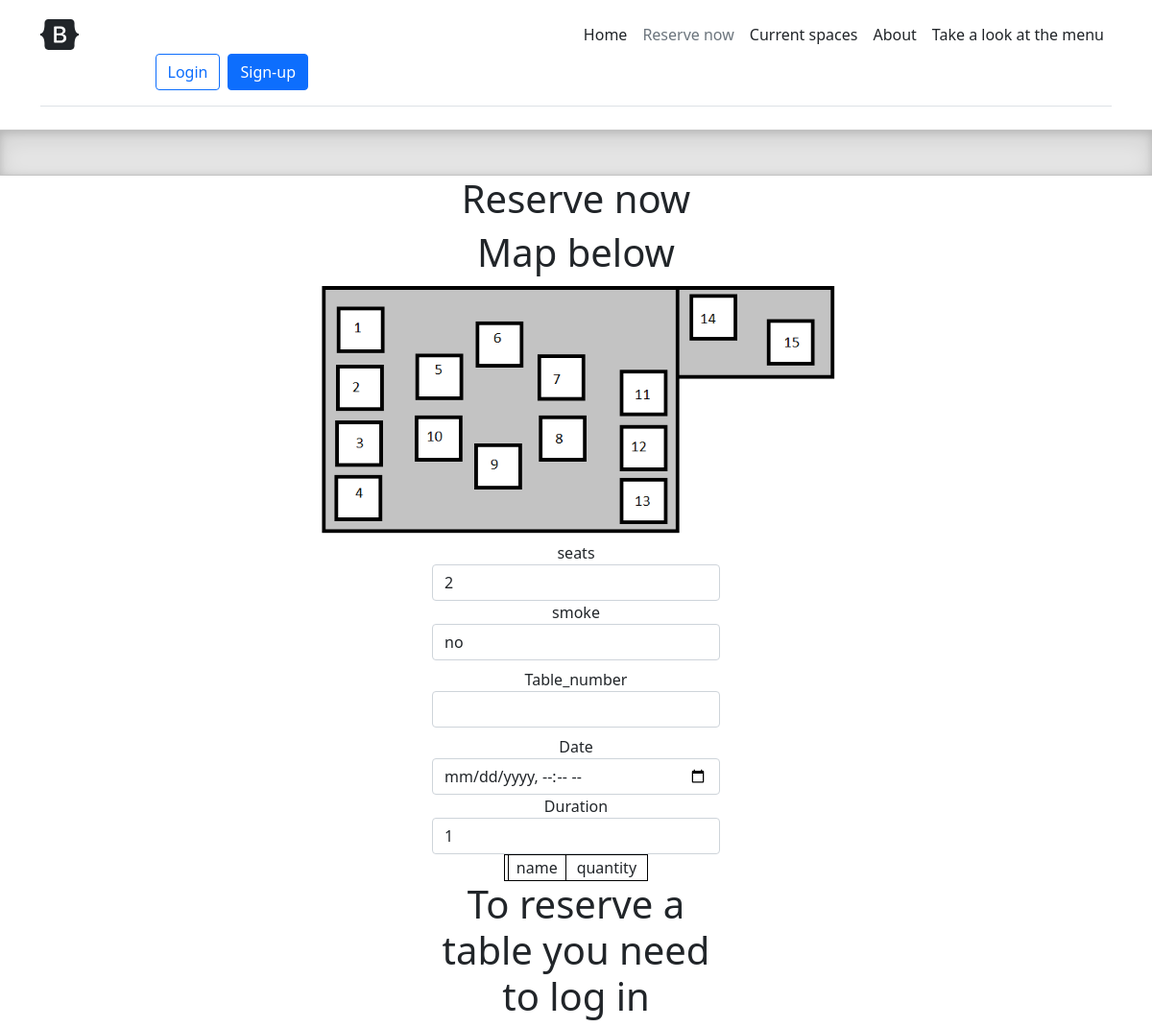
/reserve.php, run on an earlier commit of the app's database.
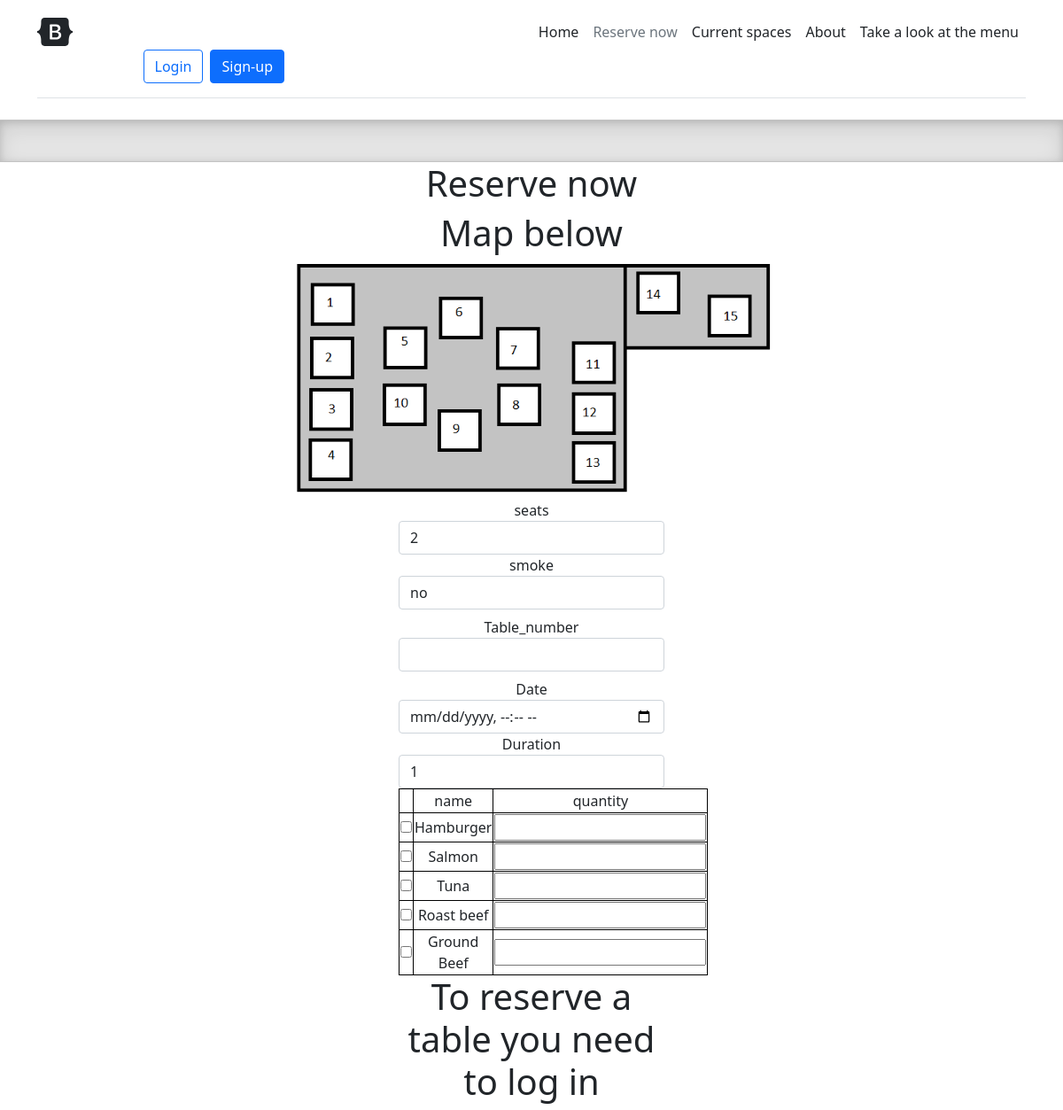
And on a later commit of the database.
### tables this page shows
CREATE TABLE `food` (
  `id` int(11) NOT NULL,
  `name` text NOT NULL,
  `recommendation_date` date DEFAULT NULL
);

### reserve.php (the view, shortened to what this page needs)
<?php
require_once "action.php";
?>
<!doctype html>
<html lang="en">
  <head>
<link href="css/bootstrap.min.css" rel="stylesheet">
<link rel="stylesheet" href="css/style.css">
<link rel="stylesheet" href="css/placeholder.css">
    <link href="css/headers.css" rel="stylesheet">
  </head>
  <body>
<main>
  <div class="container">
    <header class="d-flex flex-wrap align-items-center justify-content-center justify-content-md-between py-3 mb-4 border-bottom">
      <a href="/" class="d-flex align-items-center col-md-3 mb-2 mb-md-0 text-dark text-decoration-none">
        <svg class="bi me-2" width="40" height="32" role="img" aria-label="Bootstrap"><use xlink:href="#bootstrap"/></svg>
      </a>
      <ul class="nav col-12 col-md-auto mb-2 justify-content-center mb-md-0">
        <li><a href="index.php" class="nav-link px-2 link-dark">Home</a></li>
        <li><a href="reserve.php" class="nav-link px-2 link-secondary">Reserve now</a></li>
        <li><a href="current.php" class="nav-link px-2 link-dark">Current spaces</a></li>
        <li><a href="copy.php" class="nav-link px-2 link-dark">About</a></li>
      <?php
      headerSite();
      ?>
    </header>
  </div>
  <div class="b-example-divider"></div>
  <div class="container">
    <div class="row">
      <h1 class="text-center col-12">Reserve now</h1>
      <h1 class="text-center col-12">Map below</h1>
</div>
   <div class="row">
    <img src="img/map.png" alt="map" class="text-center button-size col-12S">
</div>
  </div>
   <form method="POST" action="editresult.php" class="margin-side">
        <label for="seats" class="mt-2">seats</label>
        <select id="seats" class="form-control needs-validation" required>
    <?php
        $sql="select distinct num_of_seats from tables order by num_of_seats asc";
        $result=$conn->prepare($sql);
        $result->execute();
        $result->setFetchMode(PDO::FETCH_NUM);
        while($row=$result->fetch())
        {
            echo "<option value=\"$row[0]\">$row[0]</option>";
        }
    ?>
    </select>
<label for="smoke">smoke</label>
    <select id="smoke" class="form-control needs-validation" required>
        <option value="0">no</option>
    </select>
    <label for="number" class="mt-2">Table_number</label>
    <select id="number" name="number" class="form-control needs-validation" required>
    </select>
    <label for="date" class="mt-2">Date</label>
    <input type="datetime-local" id="date" name="date" class="form-control needs-validation" required>
   <label for="duration">Duration</label>
   <select name="duration" id="duration" class="form-control needs-validation" required>
    </select>
    <?php
    $sql="select id,name from food where recommendation_date is null or recommendation_date=curdate()";
    $result=$conn->prepare($sql);
    $result->execute();
    $result->setFetchMode(PDO::FETCH_NUM);
    echo "<table class=\"table-design\">";
    echo "<tr><td></td><td>name</td><td>quantity</td></tr>";
    while($row=$result->fetch())
    {
        echo "<tr><td><input type=\"checkbox\"  name=\"food[$row[0]]\"></td><td>$row[1]</td><td><input type=\"number\" name=\"quantity[$row[0]]\"></td></tr>";
    }
    echo "</table>";
    if(!empty($_SESSION["user-name"]))
    {
      $user=$_SESSION["user-name"];
      $email=$_SESSION["email"];
      echo "<input type=\"hidden\" name=\"reserve\" value= \"$user\">";
      echo "<input type=\"hidden\" name=\"email\" value= \"$email\">";
       echo "<input type=\"submit\" name=\"s\" value=\"reserve\" class=\"form-control btn btn-primary mt-3\">";
    }
    else
    {
      echo "<h1>To reserve a table you need to log in</h1>";
    }
    ?>
</form>
</main>
  </body>
</html>

### action.php (shortened to what this page needs)
<?php
function headerSite(){
        echo "<li> <a href=\"menus.php\" class=\"nav-link px-2 link-dark\">Take a look at the menu</a></li>";
    if(isset($_SESSION["user-name"]) and !empty($_SESSION["user-name"]) )
    {
    if($_SESSION["user-type"]==3)
    {
        echo "<li><a href=\"admin/index.php\" class=\"nav-link px-2 link-dark\">Admin Page</a></li>";
    }
    echo "</ul>";
	 echo "<div class=\"dropdown text-end\">";
     echo "<a href=\"#\" class=\"d-block link-dark text-decoration-none dropdown-toggle\" id=\"dropdownUser1\" data-bs-toggle=\"dropdown\" aria-expanded=\"false\">";
    echo "<img src=\"img/user.png\" alt=\"img\" width=\"32\" height=\"32\" class=\"rounded-circle\">";
     echo "</a>";
     echo "<ul class=\"dropdown-menu text-small\" aria-labelledby=\"dropdownUser1\">";
     echo "<li><a class=\"dropdown-item\" href=\"reserve.php\">Reserve now!</a></li>";
      echo  "<li><a class=\"dropdown-item\" href=\"current.php\">Reservations</a></li>";
       echo "<li><a class=\"dropdown-item\" href=\"settings.php\">Settings</a></li>";
       echo "<li><hr class=\"dropdown-divider\"></li>";
        echo "<li><a class=\"dropdown-item\" href=\"logout.php\">Sign out</a></li>";
     echo "</ul>";
   echo "</div>";
}
else{
    echo "</ul>";
echo "<div class=\"col-md-3 text-end\">";
echo "<a href=\"sign.php\"> <button type=\"button\" class=\"btn btn-outline-primary me-2\">Login</button></a>";
 echo "<a href=\"register.php\"><button type=\"button\" class=\"btn btn-primary\">Sign-up</button></a>";
echo "</div>";}
}
?>

### css/style.css (style rules this page uses)
.margin-side { width: 25%; margin: auto; text-align: center; }
.table-design { width: 50%; margin: auto; border: 1px solid black; }
.button-size { width: 50%; margin: auto; }
.table-design td { border: 1px solid black; width: auto; }

### css/headers.css (style rules this page uses)
.b-example-divider { height: 3rem; background-color: rgba(0, 0, 0, .1); border: solid rgba(0, 0, 0, .15); border-width: 1px 0; box-shadow: inset 0 .5em 1.5em rgba(0, 0, 0, .1), inset 0 .125em .5em rgba(0, 0, 0, .15); }
.bi { vertical-align: -.125em; fill: currentColor; }

What changed in the data, as far as the page shows it:
added food: name "Hamburger"
added food: name "Salmon"
added food: name "Tuna"
added food: name "Roast beef"
added food: name "Ground Beef"
